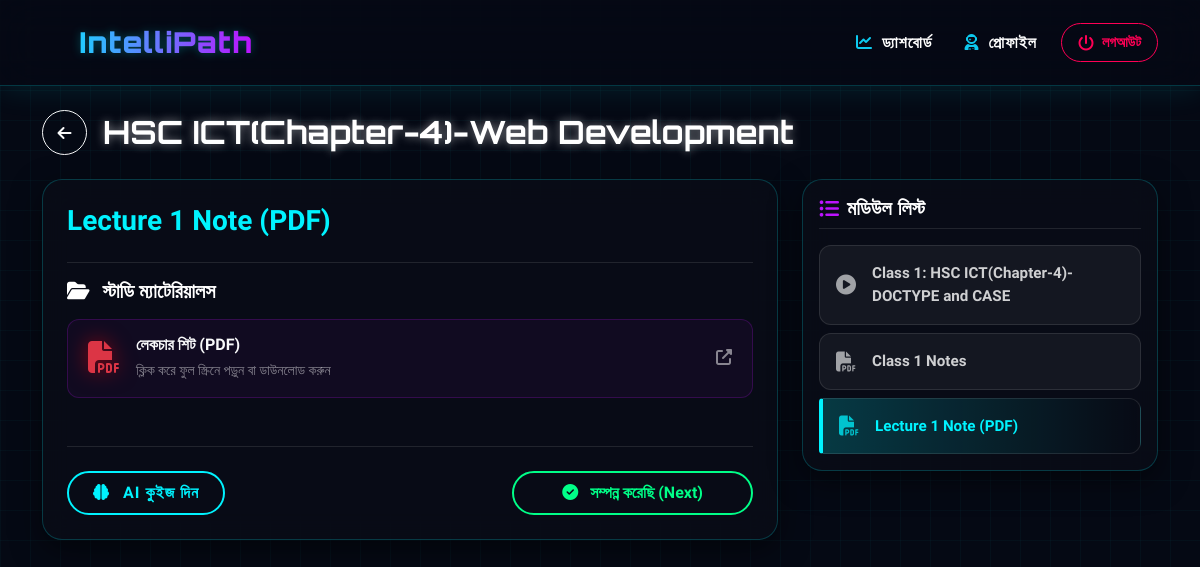
/course/1/3/ (signed in), run on the app's committed database.
### students/models.py (models this page shows, shortened)
class Course(models.Model):
    title = models.CharField(max_length=200)
    description = models.TextField()
    thumbnail = models.ImageField(
        upload_to='thumbnails/', null=True, blank=True)

class CourseContent(models.Model):
    CONTENT_TYPES = (
        ('video', 'Video'),
        ('pdf', 'PDF'),
        ('text', 'Article/Text'),
    )
    course = models.ForeignKey(
        Course, on_delete=models.CASCADE, related_name='contents')
    title = models.CharField(max_length=200)
    content_type = models.CharField(max_length=10, choices=CONTENT_TYPES)
    video_id = models.CharField(
        max_length=50, null=True, blank=True, help_text="Only for YouTube Video ID")
    video_file = models.FileField(
        upload_to='course_videos/', null=True, blank=True, help_text="Upload .mp4 video files here")
    pdf_file = models.FileField(upload_to='pdfs/', null=True, blank=True)
    body_text = models.TextField(
        null=True, blank=True, help_text="Text for AI to generate quiz from")
    order = models.IntegerField(default=1)  # সিরিয়াল মেইনটেইন করার জন্য

### students/views.py (the view, shortened to what this page needs)
@login_required
def course_content_detail(request, course_id, content_id=None):
    course = get_object_or_404(Course, id=course_id)
    contents = course.contents.all().order_by('order')
    if not contents.exists():
        messages.warning(
            request, "এই কোর্সে এখনো কোনো কন্টেন্ট আপলোড করা হয়নি।")
        return redirect('dashboard')
    if content_id:
        current_content = get_object_or_404(
            CourseContent, id=content_id, course=course)
    else:
        current_content = contents.first()
    context = {
        'course': course,
        'contents': contents,
        'current_content': current_content,
    }
    return render(request, 'students/course_content.html', context)

### students/templates/students/course_content.html (shortened to what this page needs)
{% extends 'students/base.html' %}
{% load static %}
{% block content %}
<div class="container mt-4 mb-5">
    <div class="d-flex align-items-center mb-4">
        <a href="{% url 'dashboard' %}" class="btn btn-outline-light rounded-circle me-3 d-flex justify-content-center align-items-center" style="width: 45px; height: 45px;">
            <i class="fas fa-arrow-left"></i>
        </a>
        <h2 class="mb-0 fw-bolder" style="font-family: 'Orbitron'; text-shadow: 0 0 10px rgba(255,255,255,0.5);">{{ course.title }}</h2>
    </div>
    <div class="row g-4">
        <div class="col-lg-8">
            <div class="glass-panel p-4">
                <h3 class="fw-bold mb-4" style="color: var(--neon-blue);">{{ current_content.title }}</h3>
                {% if current_content.pdf_file or current_content.body_text %}
                    <div class="mt-4 pt-3 border-top" style="border-color: rgba(255,255,255,0.1) !important;">
                        <h5 class="fw-bold mb-3" style="color: var(--secondary); font-family: 'Hind Siliguri';">
                            <i class="fas fa-folder-open me-2"></i> স্টাডি ম্যাটেরিয়ালস
                        </h5>
                        <div class="d-flex flex-column gap-3">
                            {% if current_content.pdf_file %}
                                <a href="{{ current_content.pdf_file.url }}" target="_blank" class="resource-item text-light">
                                    <div class="d-flex align-items-center w-100">
                                        <div class="me-3">
                                            <i class="fas fa-file-pdf fa-2x text-danger" style="filter: drop-shadow(0 0 10px rgba(255,0,0,0.5));"></i>
                                        </div>
                                        <div class="flex-grow-1">
                                            <h6 class="mb-1 fw-bold">লেকচার শিট (PDF)</h6>
                                            <small class="text-white-50">ক্লিক করে ফুল স্ক্রিনে পড়ুন বা ডাউনলোড করুন</small>
                                        </div>
                                        <div>
                                            <i class="fas fa-external-link-alt text-white-50"></i>
                                        </div>
                                    </div>
                                </a>
                            {% endif %}
                        </div>
                    </div>
                {% endif %}
                <div class="d-flex flex-wrap gap-3 justify-content-between align-items-center mt-5 pt-4 border-top" style="border-color: rgba(255,255,255,0.1) !important;">
                    <a href="{% url 'take_quiz' course.id current_content.id %}" class="btn btn-neon-action px-4 py-2">
                        <i class="fas fa-brain me-2"></i> AI কুইজ দিন
                    </a>
                    <form method="post" class="m-0">
                        <button type="submit" class="btn btn-neon-success px-5 py-2">
                            <i class="fas fa-check-circle me-2"></i> সম্পন্ন করেছি (Next)
                        </button>
                    </form>
                </div>
            </div>
        </div>
        <div class="col-lg-4">
            <div class="glass-panel p-3">
                <div class="d-flex align-items-center mb-3 pb-2 border-bottom" style="border-color: rgba(255,255,255,0.1) !important;">
                    <i class="fas fa-list-ul fa-lg me-2" style="color: var(--neon-purple);"></i>
                    <h5 class="mb-0 fw-bold" style="font-family: 'Orbitron';">মডিউল লিস্ট</h5>
                </div>
                <div class="d-flex flex-column gap-2" style="max-height: 600px; overflow-y: auto;">
                    {% for content in contents %}
                        <a href="{% url 'course_content_detail' course.id content.id %}" class="module-item p-3 {% if content.id == current_content.id %}active{% endif %}">
                            <div class="d-flex align-items-center">
                                {% if content.content_type == 'video' %}
                                    <i class="fas fa-play-circle fa-lg me-3 opacity-75"></i>
                                {% else %}
                                    <i class="fas fa-file-pdf fa-lg me-3 opacity-75"></i>
                                {% endif %}
                                <span class="fw-semibold" style="font-size: 0.95rem;">{{ content.title }}</span>
                            </div>
                        </a>
                    {% endfor %}
                </div>
            </div>
        </div>
    </div>
</div>
{% endblock %}

### students/templates/students/base.html (style rules this page uses)
:root { --neon-blue: #00f3ff; --neon-purple: #bc13fe; --dark-bg: #050914; }
body { background-color: var(--dark-bg); font-family: 'Hind Siliguri', sans-serif; color: #fff; background-image: linear-gradient(rgba(0, 243, 255, 0.03) 1px, transparent 1px), linear-gradient(90deg, rgba(0, 243, 255, 0.03) 1px, transparent 1px); background-size: 30px 30px; background-attachment: fixed; }

### students/templates/students/course_content.html (style rules this page uses)
.glass-panel { background: rgba(10, 14, 23, 0.7); backdrop-filter: blur(15px); border: 1px solid rgba(0, 243, 255, 0.2); border-radius: 20px; box-shadow: 0 10px 30px rgba(0,0,0,0.5); color: white; }
.module-item { background: rgba(255,255,255,0.05); border: 1px solid rgba(255,255,255,0.1); border-radius: 12px; transition: 0.3s; color: rgba(255,255,255,0.8); text-decoration: none; display: block; }
.module-item.active { background: linear-gradient(90deg, rgba(0, 243, 255, 0.2), transparent); border-left: 4px solid var(--neon-blue); border-radius: 4px 12px 12px 4px; color: var(--neon-blue); font-weight: bold; }
.resource-item { background: rgba(188, 19, 254, 0.05); border: 1px solid rgba(188, 19, 254, 0.2); border-radius: 12px; transition: all 0.3s ease; text-decoration: none; display: flex; align-items: center; padding: 15px 20px; }
.btn-neon-action { background: transparent; color: var(--neon-blue); border: 2px solid var(--neon-blue); font-weight: bold; border-radius: 50px; transition: 0.3s; letter-spacing: 1px; }
.btn-neon-success { background: transparent; color: #00ff88; border: 2px solid #00ff88; font-weight: bold; border-radius: 50px; transition: 0.3s; }

### data on the page
Course: title "HSC ICT(Chapter-4)-Web Development"
CourseContent: title "Lecture 1 Note (PDF)", content_type "pdf" (drawn)
CourseContent: content_type "video" (drawn), title "Class 1: HSC ICT(Chapter-4)- DOCTYPE and CASE"
CourseContent: content_type "text" (drawn), title "Class 1 Notes"
